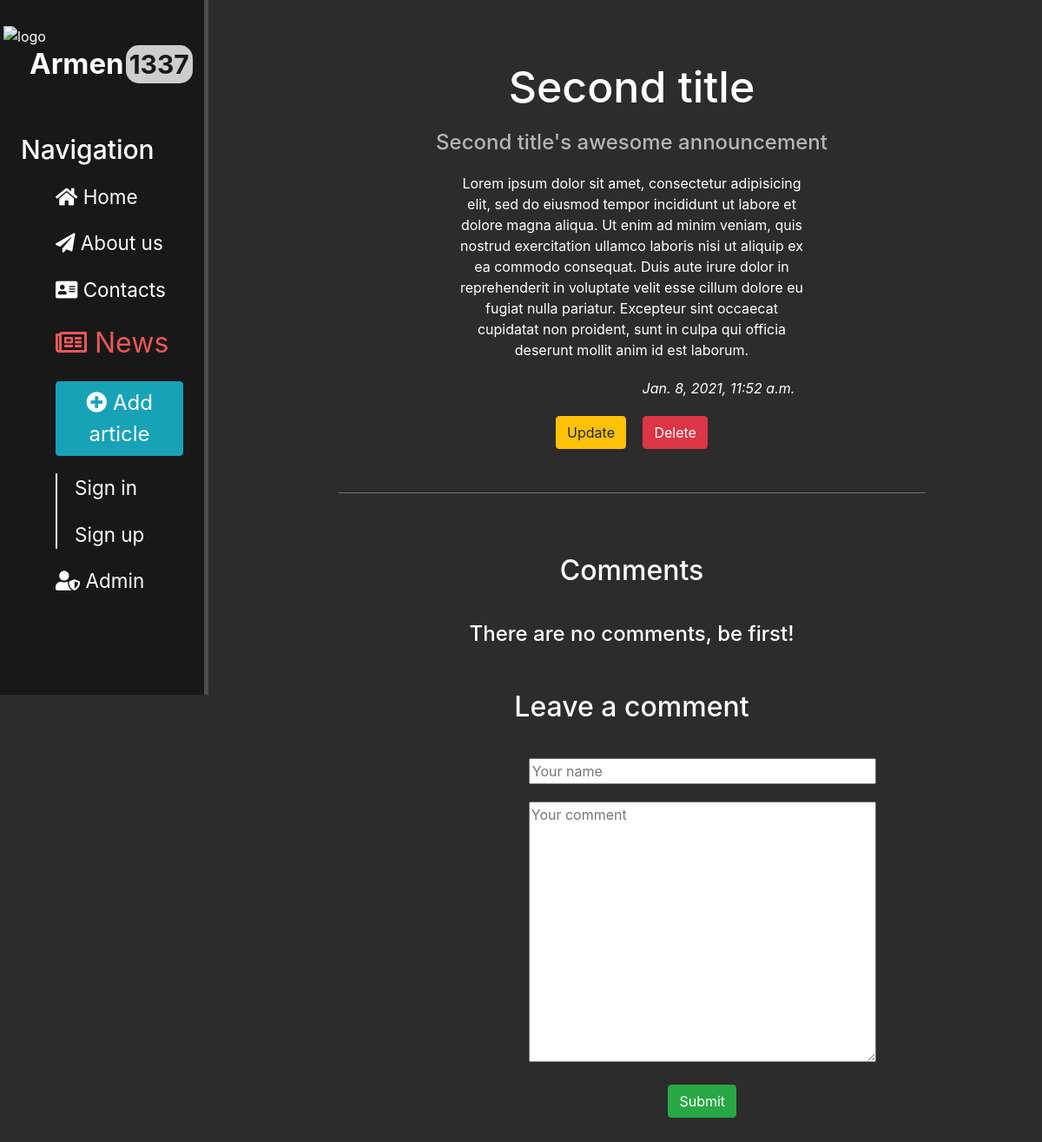
/news/3/, run on an earlier commit of the app's database.
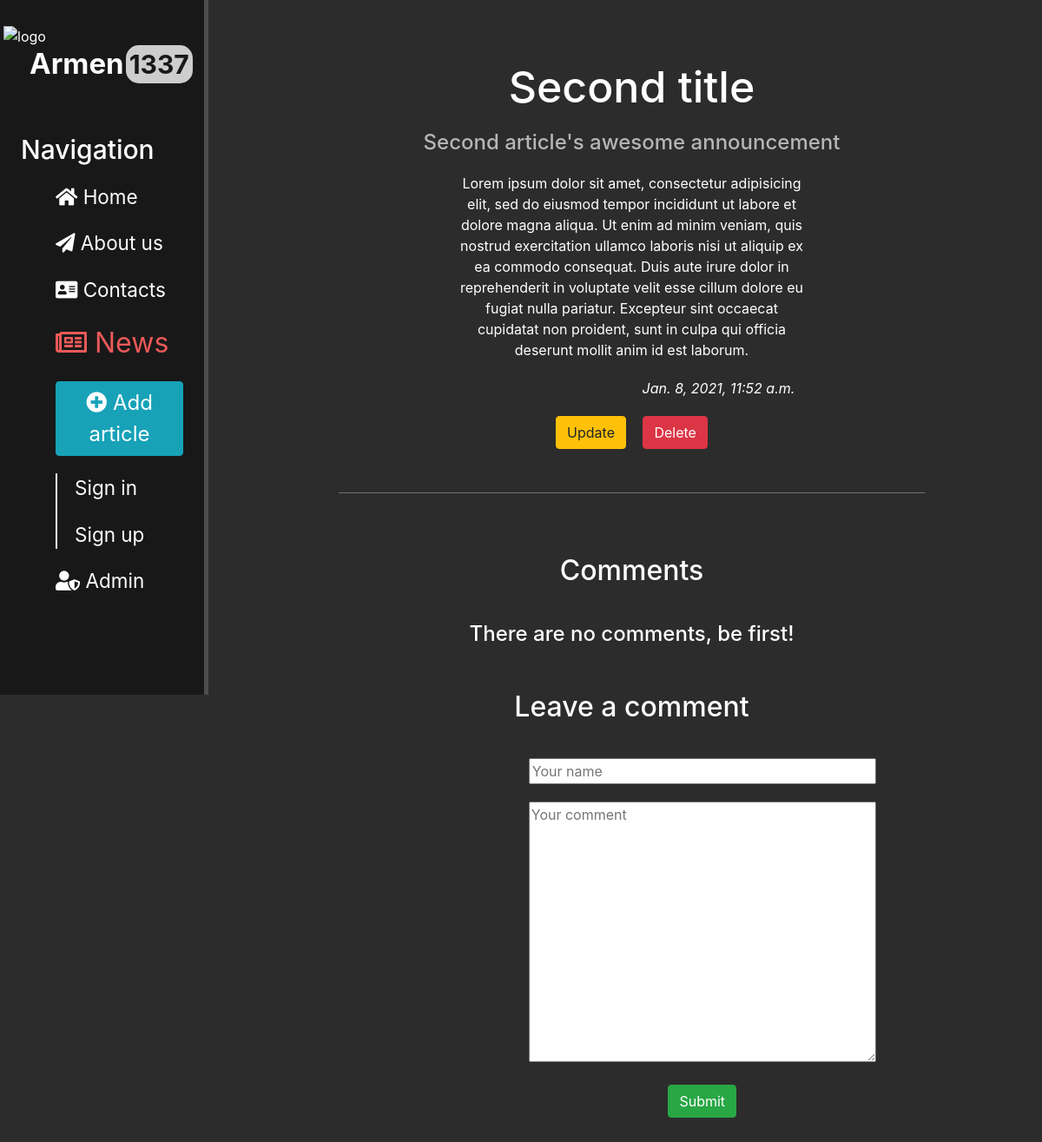
And on a later commit of the database.
### news/models.py (models this page shows, shortened)
class Article(models.Model):
	article_title = models.CharField("Title", max_length = 150)
	announcement = models.CharField("Announcement", max_length = 250)
	article_content = models.TextField('Article content')
	pub_date = models.DateTimeField("Publication date", auto_now_add = True)
	class Meta:
		verbose_name = "Article"
		verbose_name_plural = "Articles"

### news/views.py (the view)
# urls.py: path('<int:pk>/', views.NewsDetailView.as_view(), name="news-detail"),
class NewsDetailView(DetailView):
	model = Article
	template_name = "news/detail.html"
	context_object_name = "article"   # key name

### news/templates/news/detail.html (shortened to what this page needs)
{% extends 'my_layout.html' %}
{% load static %}
{% block news %} <font size="6.25px" color="#eb5959"><i class="far fa-newspaper"></i> News</font> {% endblock %}
{% block content %}
<div class="features">
	<h1 style="margin-top: -30px;">{{article.article_title}}</h1>
	<h4 style="color: #b6b6b6; margin-top: 20px;">{{article.announcement}}</h4>
	<p>{{article.article_content}}</p>
	<p><i style="margin-left: 50%;"> {{ article.pub_date }} </i></p>
	<p> <a href="{% url 'news:news-update' article.id %}" class="btn btn-warning"> Update </a>
	<a href="{% url 'news:news-delete' article.id %}" class="btn btn-danger" style="margin-left: 15px;"> Delete </a> </p>
	<hr style="background-color: gray; margin: 50px 0px;">
	<div style="margin-bottom: 40px;">
		{% include 'news/comments.html' %}
	</div>
</div>
{% endblock %}

What changed in the data, as far as the page shows it:
changed Article "Second title": announcement "Second title's awesome announcement" → "Second article's awesome announcement"
